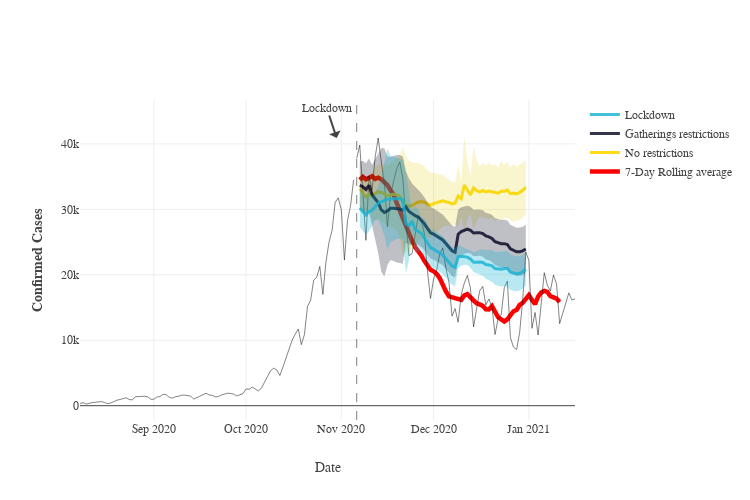

Notebook code for this chart:
### Code cell
COUNTRY = "Italy"
TARGET_NPI = "Stringency_index"
string = f"../LSTM/bias_res_{TARGET_NPI}_True_{COUNTRY}.p"
string2 = f"../LSTM/bias_res_{TARGET_NPI}_False_{COUNTRY}.p"
TARGET_NPI = "Gatherings_restrictions"
string3 = f"../LSTM/bias_res_{TARGET_NPI}_True_{COUNTRY}.p"
# string3 = 'bias_res_Gatherings_restrictions_True_Germany.p'
# TARGET_NPI = "School_closing"
# string4 = f"../LSTM/bias_res_{TARGET_NPI}_True_{COUNTRY}.p"

df = pickle.load(open( string, "rb" ))
df_LSTM = pickle.load(open( string2, "rb" ))
df_NPI = pickle.load(open( string3, "rb" ))
# df_NPI = df_NPI.drop(df_NPI.columns, axis=1)
# df_SC = pickle.load(open( string4, "rb" ))
dates = 170
dates_end = 35
df = df[dates: -dates_end]
df = df.reset_index()
df_LSTM = df_LSTM[dates: -dates_end]
df_LSTM = df_LSTM.reset_index()
df_NPI = df_NPI[dates: -dates_end]
df_NPI = df_NPI.reset_index()
# df_SC = df_SC[dates: dates+dates_end]
# df_SC = df_SC.reset_index()

palette = cycle(px.colors.qualitative.G10)
color1 = 'rgba(10, 10, 10, 0.5)'
color2 = 'rgba(21, 178, 211, 0.3)'
color3 = 'rgba(21, 178, 211, 0.8)'
color4 = 'rgba(225, 205, 0, 0.2)'
color5 = 'rgba(255, 215, 0, 0.9)'
color6 = 'red'
color7 = 'rgba(0, 0, 30, 0.25)'
color8 = 'rgba(0, 0, 30, 0.8)'
color9 = 'rgba(0, 180, 30, 0.2)'
color10 = 'rgba(0, 180, 30, 0.8)'

window = 7
rolling = df["valCases"].rolling(window=window).mean().shift(-window + 2)
# rolling2 = df["rueCases"].rolling(window=window).mean().shift(-window + 2)

fig = make_subplots()
fig.add_trace(go.Scatter(showlegend=True, name="7-Day Rolling average", x=df.Date, 
                         y=rolling, line=dict(color=color6, width=4.5)))
fig.add_trace(go.Scatter(showlegend=False, x=df.Date, 
                         y=df["valCases"], line=dict(color=color1, width=1)))
fig.add_trace(go.Scatter(showlegend=False, x=df.Date, 
                         y=df["TrueCases"], line=dict(color=color1, width=1)))

def _filter(df, df_target, color1, color2, name):
    df_target = df_target[df_target["Date"]  >= DELAY_START]
    drops = []
    
    for i in range(3, len(df_target.columns) - 1): 
        y = df_target[df_target.Date < DELAY_START + datetime.timedelta(len(df_target.iloc[:, i].dropna()))].valCases
        y = y.dropna()
        pred = df_target.iloc[:, i].dropna()[-len(y):]
        diff = mean_squared_error(y, pred, squared=False)
        average = df_target.iloc[:, 3:].mean(axis=1)
        if diff > 19488:
            drops.append(df_target.columns[i])
            continue
                
        if name == "No restrictions":
            df_target.iloc[:, i] += 5000
        if name == "Gatherings restrictions":
            df_target.iloc[:, i] += 6000
#         else:
#             vals = []
#             x = 100
#             for value in range(len(df_target.iloc[:,i])):
#                 vals.append(df_target.iloc[value,i] - x + random.randint(-10, 700))
#                 x *= 1.1
#             df_target.iloc[:,i] = (vals + rolling[40:]) / 2
#                 df_target.iloc[:, i] = average + random.randint(-1000, 1000) - 5000

    df_target = df_target.drop(df_target[drops], axis=1)
    average = df_target.iloc[:, 3:].mean(axis=1)
    print(len(df_target.columns), name, "RUNS")
    std = df_target.iloc[:, 3:].std(axis=1) 
    average = (df_target.iloc[:, 2] + rolling[90:] + average * 15)  / 17
    df_target["average"] = average
    
    fig.add_trace(go.Scatter(name=name, x=df_target.Date, y=df_target["average"], line=dict(color=color2, width=3)))
    if name == "Gatherings restrictions":
        std = std* 1.1
    if name == "Lockdown":
        std = std * 2
#     elif name == "No restrictions":
#         std = std / 2
    fig.add_trace(go.Scatter(x=df_target.Date,y=average + std,mode='lines',line=dict(width=0),showlegend=False))
    fig.add_trace(go.Scatter(x=df_target.Date,y=average - std,mode='lines',fill='tonexty',fillcolor=color1,line=dict(color='rgba(0,0,0,0)'),hoverinfo="skip",showlegend=False))
      
    
_filter(df, df_LSTM, color4, color5, "No restrictions")
_filter(df, df_NPI, color7, color8, "Gatherings restrictions")
_filter(df, df, color2, color3, "Lockdown") 
# _filter(df, df_SC, color9, color10, "School Closing")


fig.update_xaxes(title_text="Date")
fig.update_yaxes(title_text="<b>Confirmed Cases</b>")
fig.update_layout(template="none", autosize=True, width=750, height=500,)
fig.layout.font.family = 'Arial'
fig.add_vline(x=DELAY_START, line_width=1, line_dash="dash", line_color="grey")
fig.add_annotation(x=DELAY_START, y=np.max(df['valCases']), text="Lockdown", showarrow=True, xshift=-20)

fig.show()
